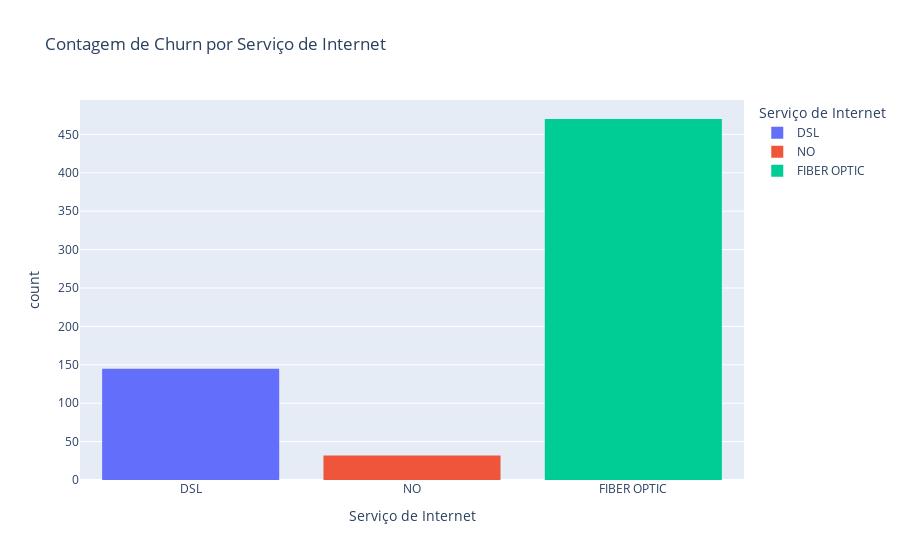

Notebook code cell kept with this figure:
### Markdown cell above
### Clientes que deram Churn x Serviço de Internet optado

### Code cell
# Filtramos todos os clientes que deram Churn
df_churn = df[df['Churn'] == 1]

# Plotamos o gráfico
fig = px.histogram(
    df_churn,
    x='Servico_Internet',
    labels={
        'count': 'Contagem',
        'Servico_Internet': 'Serviço de Internet'
    },
    title='Contagem de Churn por Serviço de Internet',
    color='Servico_Internet',
)

fig.show()

### Figure 1 — Plotly figure (JSON) as saved in the notebook; plotly's stock layout.template omitted (floating-point values rounded to 4 significant figures; data arrays with more than 128 entries replaced by an {"elided": "..."} marker saying what was removed)
{"data": [{"alignmentgroup": "True", "bingroup": "x", "hovertemplate": "Serviço de Internet=%{x}<br>count=%{y}<extra></extra>", "legendgroup": "DSL", "marker": {"color": "#636efa", "pattern": {"shape": ""}}, "name": "DSL", "offsetgroup": "DSL", "orientation": "v", "showlegend": true, "type": "histogram", "x": {"elided": "145 str values"}, "xaxis": "x", "yaxis": "y"}, {"alignmentgroup": "True", "bingroup": "x", "hovertemplate": "Serviço de Internet=%{x}<br>count=%{y}<extra></extra>", "legendgroup": "NO", "marker": {"color": "#EF553B", "pattern": {"shape": ""}}, "name": "NO", "offsetgroup": "NO", "orientation": "v", "showlegend": true, "type": "histogram", "x": ["NO", "NO", "NO", "NO", "NO", "NO", "NO", "NO", "NO", "NO", "NO", "NO", "NO", "NO", "NO", "NO", "NO", "NO", "NO", "NO", "NO", "NO", "NO", "NO", "NO", "NO", "NO", "NO", "NO", "NO", "NO", "NO"], "xaxis": "x", "yaxis": "y"}, {"alignmentgroup": "True", "bingroup": "x", "hovertemplate": "Serviço de Internet=%{x}<br>count=%{y}<extra></extra>", "legendgroup": "FIBER OPTIC", "marker": {"color": "#00cc96", "pattern": {"shape": ""}}, "name": "FIBER OPTIC", "offsetgroup": "FIBER OPTIC", "orientation": "v", "showlegend": true, "type": "histogram", "x": {"elided": "470 str values"}, "xaxis": "x", "yaxis": "y"}], "layout": {"autosize": true, "barmode": "relative", "legend": {"title": {"text": "Serviço de Internet"}, "tracegroupgap": 0}, "title": {"text": "Contagem de Churn por Serviço de Internet"}, "xaxis": {"anchor": "y", "autorange": true, "categoryarray": ["DSL", "NO", "FIBER OPTIC"], "categoryorder": "array", "domain": [0, 1], "range": [-0.5, 2.5], "title": {"text": "Serviço de Internet"}, "type": "category"}, "yaxis": {"anchor": "x", "autorange": true, "domain": [0, 1], "range": [0, 494.7], "title": {"text": "count"}}}}
